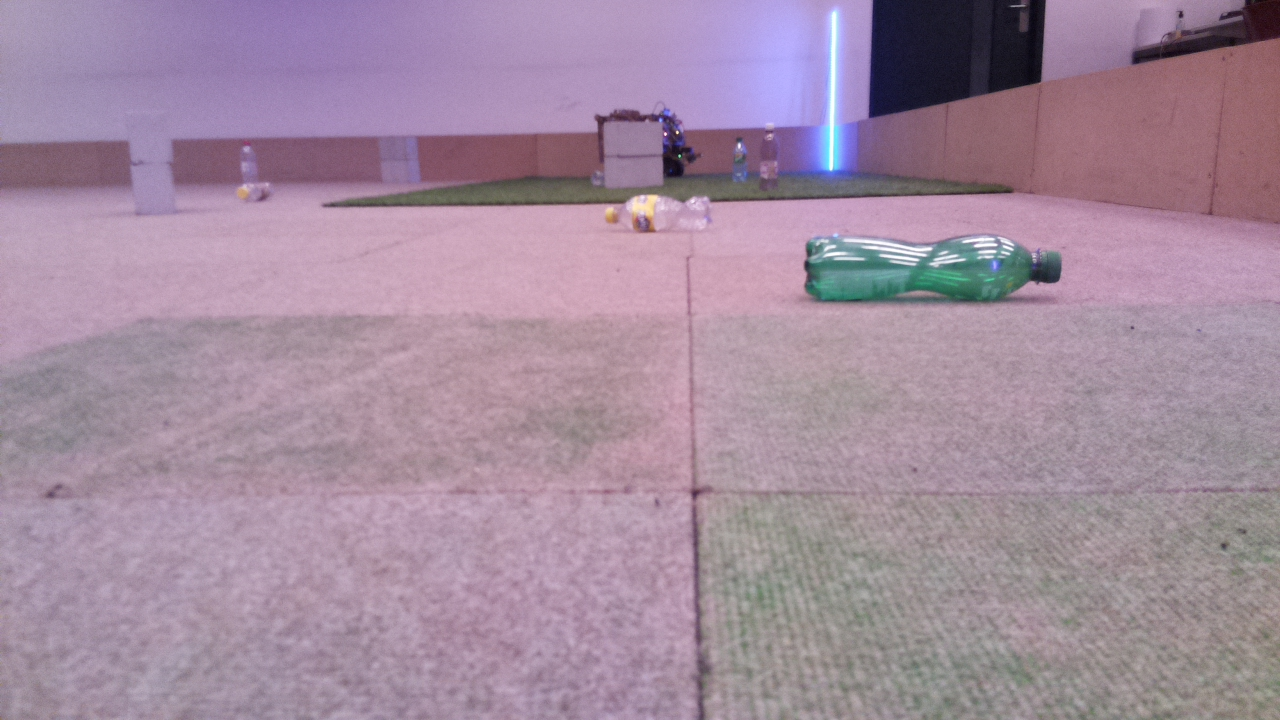
#> input picture raspi/tests/localization_feedback/frontal_img.jpg, 1280 x 720 px; its folder holds only this picture in this run
$ python -i localization.py   (imports and definitions only)
#> lines starting #> are read from the running program, lines starting #| are printed output that depends on the picture; after the words box and inside, x2 and y2 are one past the last pixel; in counts of white or black regions, pixels touching at a corner belong together
#Imports
import math
import numpy as np
import time
import cv2 as cv
import imutils
import time
import json
import os

# [43 lines left out: functions triangulation, savePicture, not called in this run]


def extractCentroids(filename):
    # load image RGB
    #img = plt.imread(filename)

    # load image BGR
#> called with filename = 'frontal_img.jpg'
    img_BGR = cv.imread(filename)
#> img_BGR is the input picture: shape (720, 1280, 3); mean B, G, R 158.5, 139.6, 162.2

    # rotate images
    #img_flip = cv.flip(img,1)
    #output = img_flip.copy()
    img_BGR_flip = cv.flip(img_BGR,1)
    output = img_BGR_flip.copy()

    # convert to grayscale
    gray = cv.cvtColor(img_BGR_flip, cv.COLOR_BGR2GRAY)
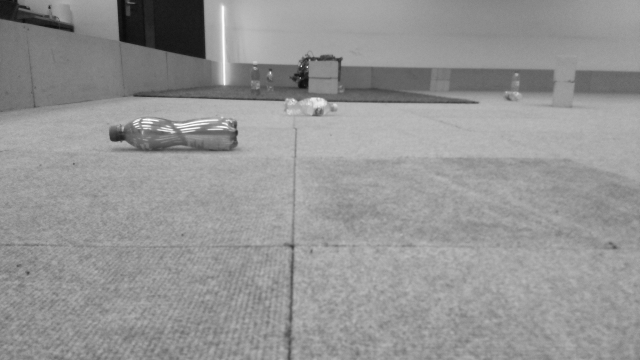
#> gray: shape (720, 1280) (shown at 1/2 size); min 7, max 255, mean 148.5

    # masking region of no interest
    # detect circles (attention to parameters)
    circles = cv.HoughCircles(gray, cv.HOUGH_GRADIENT, 1.4, 1000, minRadius = 400, maxRadius = 650)
#> circles = None
    #print("circle", circles) # print how many circles are found

    # ensure at least some circles were found
    if circles is not None:
        # convert the (x, y) coordinates and radius of the circles to integers
        circles = np.round(circles[0, :]).astype("int")
        for (xc, yc, r) in circles:
            # draw the inner circle
            cv.circle(gray, (xc, yc), int(0.6*r), (0, 255, 0), -1)
            # extract mask
            ret,mask = cv.threshold(gray,10,255, cv.THRESH_BINARY)
            # apply mask
            result_mask = cv.bitwise_and(img_BGR_flip, img_BGR_flip, mask=mask)
            # draw the outer circle
            cv.circle(gray, (xc, yc), int(r), (0, 255, 0), -1)
            # extract mask
            ret,mask = cv.threshold(gray,10,255, cv.THRESH_BINARY_INV)
            # apply mask
            result = cv.bitwise_and(result_mask, result_mask, mask=mask)
    else:
        result = img_BGR_flip

    # remove some noise
    blurred = cv.GaussianBlur(result, (5,5), 0)

    # Convert BGR to HSV
    hsv = cv.cvtColor(blurred, cv.COLOR_BGR2HSV)
#> hsv: shape (720, 1280, 3); mean H, S, V 141.8, 44.4, 167

    # define range of red color in HSV
    lower_red = np.array([0,130,120])
    upper_red = np.array([15,255,255])
    lower_red2 = np.array([170,80,100])
    upper_red2 = np.array([180,255,255])

    # define range of magenta color in HSV
    lower_magenta = np.array([120,160,100])
    upper_magenta = np.array([160,255,255])

    # define range of green color in HSV
    lower_green = np.array([45,150,70])
    upper_green = np.array([90,255,255])

    # define range of blue color in HSV
    lower_blue = np.array([108,130,70])
    upper_blue = np.array([110,255,255])

    # Threshold the HSV image to get only magenta colors
    mask_Magenta = cv.inRange(hsv, lower_magenta, upper_magenta)
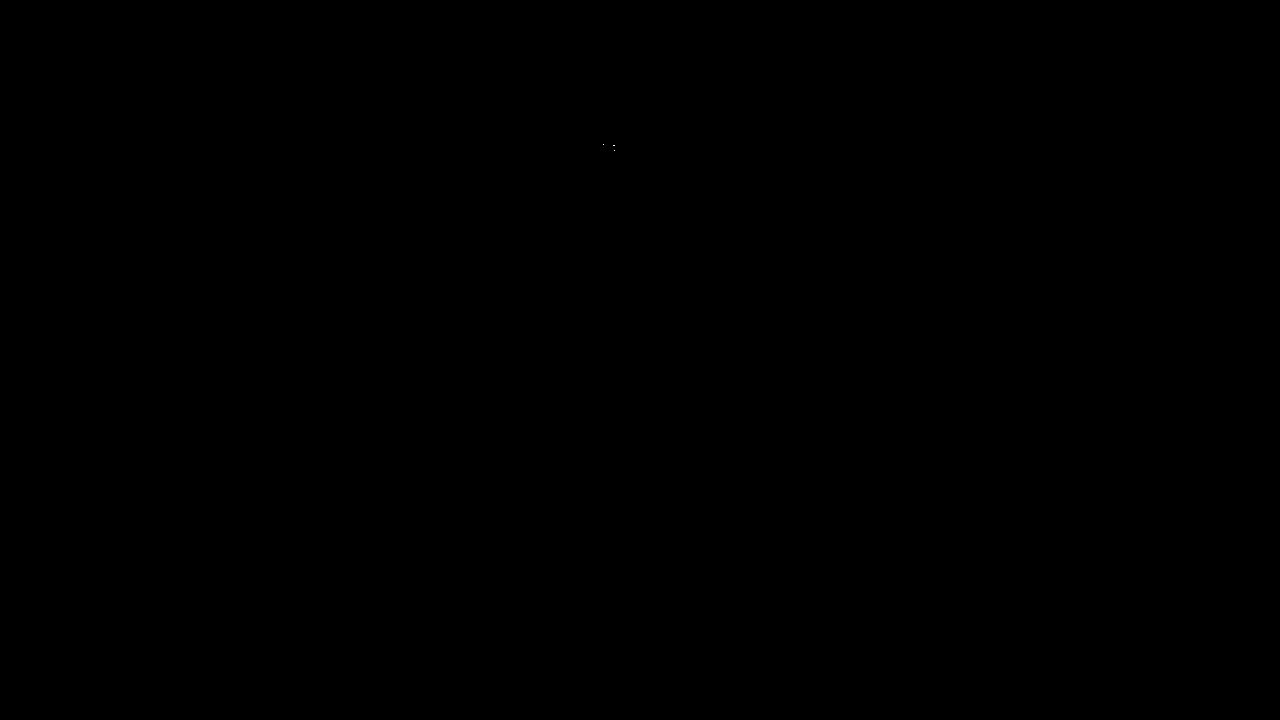
#> mask_Magenta: shape (720, 1280); 0% white in thin lines or dots, all inside (x1, y1, x2, y2) = (603, 144, 615, 151)

    # Threshold the HSV image to get only red colors
    mask_Red = cv.inRange(hsv, lower_red, upper_red)
#> mask_Red: shape (720, 1280); 0% white in thin lines or dots, all inside (x1, y1, x2, y2) = (628, 217, 672, 230)

    mask_Red2 = cv.inRange(hsv, lower_red2, upper_red2)
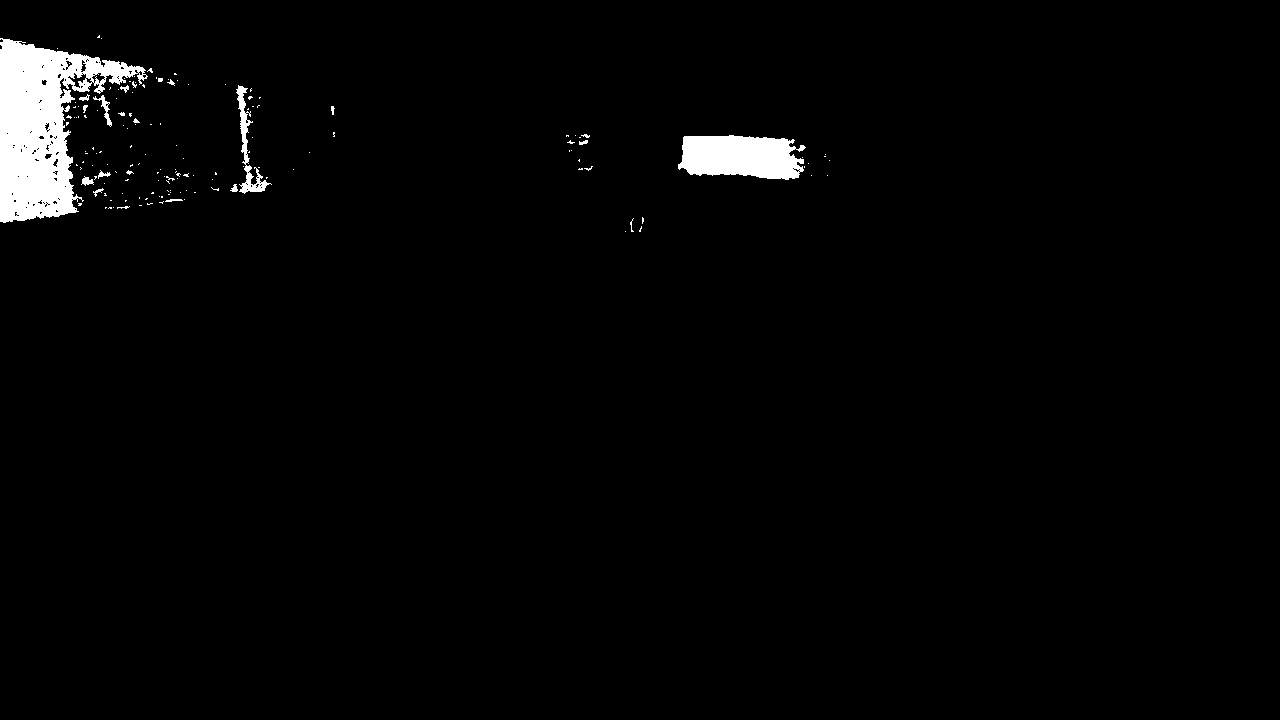
#> mask_Red2: shape (720, 1280); 2.1% white; 152 white regions (133 under 20 px), largest, box (x1, y1, x2, y2) and area: (0, 38, 148, 223) 13167, (678, 135, 806, 180) 4518, (236, 85, 272, 194) 854

    # Threshold the HSV image to get only green colors
    mask_Green = cv.inRange(hsv, lower_green, upper_green)
#> mask_Green: shape (720, 1280); 0.06% white; 6 white regions (3 under 20 px), largest, box (x1, y1, x2, y2) and area: (331, 276, 373, 292) 311, (418, 293, 455, 299) 140, (395, 291, 409, 297) 40

    # Threshold the HSV image to get only blue colors
    mask_Blue = cv.inRange(hsv, lower_blue, upper_blue)
#> mask_Blue: shape (720, 1280); 0% white in thin lines or dots, all inside (x1, y1, x2, y2) = (279, 164, 458, 267)

    sum_Red = mask_Red + mask_Red2
    masks = np.array([mask_Magenta, sum_Red, mask_Green, mask_Blue])
    colors = np.array(["magenta", "red", "green", "blue"])
    centroids = []

    for mask, color in zip(masks, colors):

         # weaker detections need to be enhanced
        if color != "magenta":
            mask = cv.dilate(mask,np.ones((5,5)),iterations = 1)

        # morphology operation on the mask
        mask = cv.morphologyEx(mask, cv.MORPH_OPEN, np.ones((5,5),np.uint8))
        kernel = np.ones((5,5))
        mask = cv.dilate(mask,kernel,iterations = 3)
        # find contours in the thresholded image
        cnts = cv.findContours(mask.copy(), cv.RETR_EXTERNAL, cv.CHAIN_APPROX_SIMPLE)
        cnts = imutils.grab_contours(cnts)
        # coordinates of centroid
        centroid_X = 0
        centroid_Y = 0
        # idx to choose most important
        idx = 0
        # lists to define cluster importance
        mom0 = []
        mom10 = []
        mom01 = []

        if cnts != []:
            # loop over the contours
            for c in cnts:
                # compute the center of the contour
                M = cv.moments(c) # image moment
                if(M["m00"] > 100):
                    cX = int(M["m10"] / M["m00"])
                    cY = int(M["m01"] / M["m00"])
                    # in the case of multiple close centroids for one color sum up
                    if(np.sqrt((centroid_X - cX)**2 + (centroid_Y - cY)**2) < 100):
                        centroid_X += cX
                        centroid_Y += cY
                        mom0[-1] += M["m00"]
                        mom10[-1] += M["m10"]
                        mom01[-1] += M["m01"]
                    else:
                        centroid_X = cX
                        centroid_Y = cY
                        mom0.append(M["m00"])
                        mom10.append(M["m10"])
                        mom01.append(M["m01"])
                    idx = mom0.index(max(mom0))
                    cX = int(mom10[idx] / mom0[idx])
                    cY = int(mom01[idx] / mom0[idx])
                    if(color == 'red'):
                        clr = [255, 0, 0]
                    elif(color == 'green'):
                        clr = [0, 255, 0]
                    elif(color == 'blue'):
                        clr = [0, 0, 255]
                    elif(color == 'magenta'):
                        clr = [255, 0, 255]
            # do not count features inside or ourside certain image readius
            if(np.sqrt((cX-960)**2 + (cY-540)**2) < 280 or np.sqrt((cX-960)**2 + (cY-540)**2) > 580):
                pass
            else:
                text = "{} {}".format(color, "beacon")
                # draw the contour and center of the shape on the image
                cv.drawContours(output, [cnts[idx]], -1, clr, 2)
                cv.putText(output, text, (cX, cY - 50) ,cv.FONT_HERSHEY_SIMPLEX, 3, clr, 5)
                cv.circle(output, (cX, cY), 10,  (0, 0, 0), -1)
                cv.putText(output, "center", (cX + 20, cY + 20),cv.FONT_HERSHEY_SIMPLEX, 3, (0, 0, 0), 5)
                centroids.append([cX, cY, color])
#> this loop made 4 passes
#> color on passes 2 to 4: 'red', 'green', 'blue'
#> pass 3, in extractCentroids, `mask = cv.dilate(mask,np.ones((5,5)),iterations = 1)`:
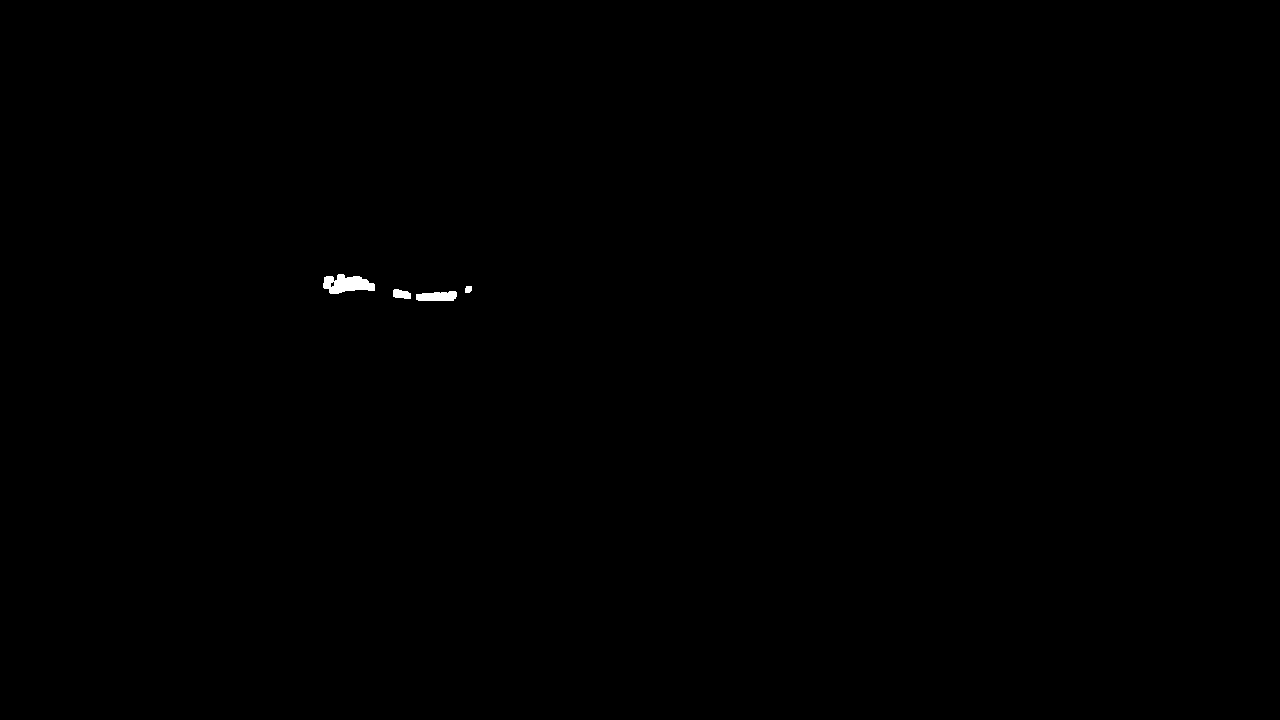
#> mask: shape (720, 1280); 0.13% white; 4 white regions, box (x1, y1, x2, y2) and area: (323, 274, 375, 294) 693, (416, 291, 457, 301) 340, (393, 289, 411, 299) 140, (465, 286, 472, 293) 44
#> after the loop, centroids = []
    return centroids

# [199 lines left out: functions getReference, computePosition, getAbsoluteAngle, not called in this run]

>>> result = extractCentroids('frontal_img.jpg')
#> result = []

$ run again, on raspi/tests/localization_feedback/img.jpg
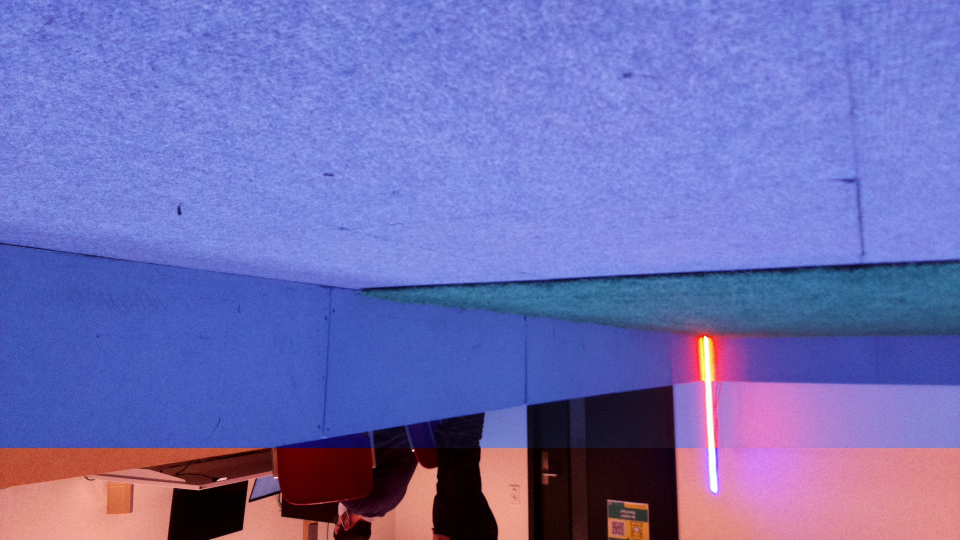
#> input picture raspi/tests/localization_feedback/img.jpg, 1920 x 1080 px (shown at 1/2 size)
#> in extractCentroids, img_BGR is the input picture: shape (1080, 1920, 3); mean B, G, R 180.1, 109.8, 110.8
#> in extractCentroids, `circles = cv.HoughCircles(gray, cv.HOUGH_GRADIENT, 1.4, 1000, minRadiu..`: circles = [[1416.1, 560.7, 501.4]]
#> in extractCentroids, `circles = np.round(circles[0, :]).astype("int")`: circles = [[1416, 561, 501]]
#> the loop in extractCentroids, `for (xc, yc, r) in circles:` made 1 pass
#> pass 1, in extractCentroids, `ret,mask = cv.threshold(gray,10,255, cv.THRESH_BINARY)`:
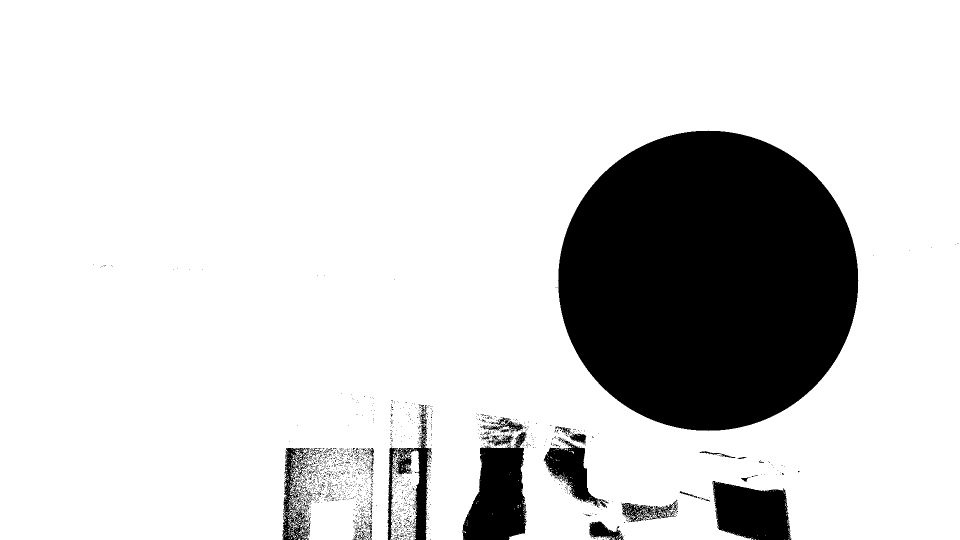
#> mask: shape (1080, 1920) (shown at 1/2 size); 83.4% white; 1731 black regions (1684 under 20 px), largest, box (x1, y1, x2, y2) and area: (1116, 261, 1717, 862) 282697, (925, 863, 1054, 1080) 18840, (1425, 962, 1583, 1080) 14238
#> hsv: shape (1080, 1920, 3); mean H, S, V 25, 35.1, 44.6
#> mask_Magenta: shape (1080, 1920); 0.03% white; 18 white regions (16 under 20 px), largest, box (x1, y1, x2, y2) and area: (1236, 873, 1360, 894) 471, (1204, 868, 1223, 871) 28
#> mask_Red: shape (1080, 1920); 0.66% white; 63 white regions (45 under 20 px), largest, box (x1, y1, x2, y2) and area: (1394, 897, 1787, 954) 11086, (1653, 963, 1706, 1001) 1095, (1363, 898, 1374, 955) 373
#> mask_Red2: shape (1080, 1920); 0.1% white; 59 white regions (45 under 20 px), largest, box (x1, y1, x2, y2) and area: (1393, 896, 1787, 897) 394, (1226, 1001, 1248, 1031) 298, (1620, 952, 1680, 961) 248
#> mask_Green: shape (1080, 1920); every value is 0
#> mask_Blue: shape (1080, 1920); 0.04% white in thin lines or dots, all inside (x1, y1, x2, y2) = (917, 567, 1120, 626)
#> sum_Red: shape (1080, 1920); 0.75% white; 64 white regions (46 under 20 px), largest, box (x1, y1, x2, y2) and area: (1393, 896, 1787, 954) 11481, (1653, 963, 1706, 1001) 1143, (1361, 897, 1467, 964) 990
#> the loop in extractCentroids, `for mask, color in zip(masks, colors):` made 4 passes
#> (color, text) on pass 1: ('magenta', 'magenta beacon')
#> pass 2, in extractCentroids, `mask = cv.dilate(mask,kernel,iterations = 3)`:
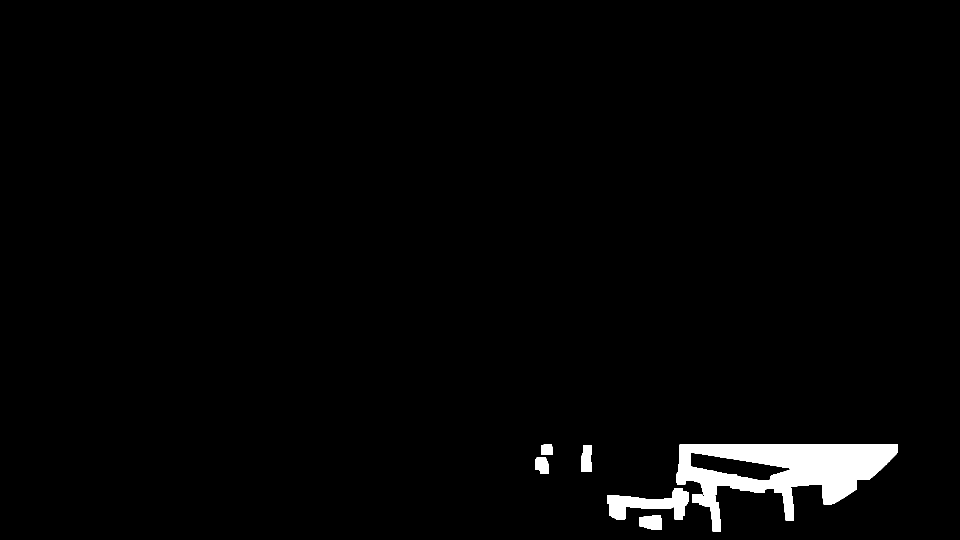
#> mask: shape (1080, 1920) (shown at 1/2 size); 2.1% white; 6 white regions, box (x1, y1, x2, y2) and area: (1353, 888, 1795, 1063) 35216, (1215, 977, 1377, 1039) 5072, (1278, 1031, 1323, 1060) 1127, (1162, 890, 1184, 944) 1045, (1070, 914, 1098, 948) 797, (1082, 889, 1105, 910) 473
#> after the loop in extractCentroids, `for mask, color in zip(masks, colors):`: centroids = [[1315, 888, 'magenta']]
